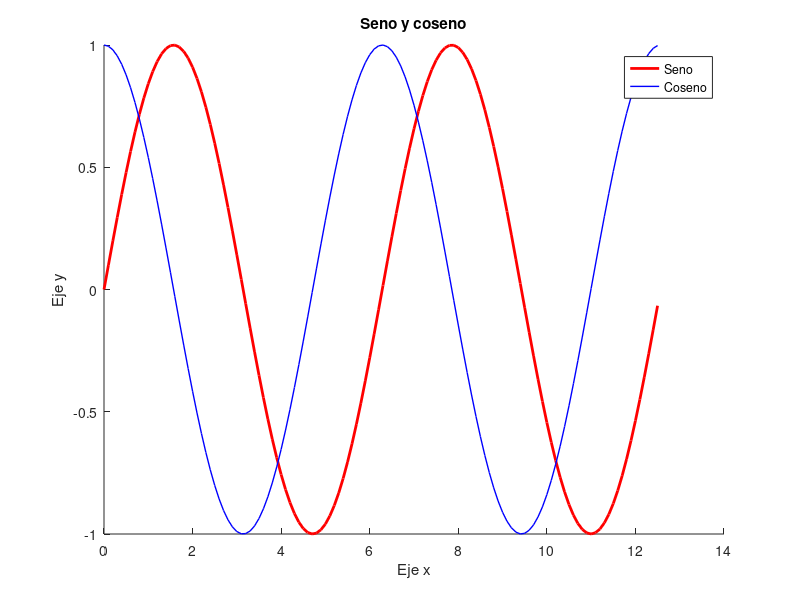

Write MATLAB code to recreate this figure.
#funcion
#hacer una funcion
#edit hipotenusa.m
#edit funcion.m
#x = hipotenusa (1,2)
#[x,b]=hipotenusa (2,2)
#x = [-3:0.1:1];
#x = linespace (-3,1,50);
#plot (x, funcion(x),'color', 'red')
#plot (x, funcion(x),'LineStyle', ':');
#stem (x, funcion(x),'LineStyle', ':');
#title('TITULO');
#ylabel('Eje y');
#xlabel('Eje x');
#legend('Función');

#Hacer gráfica
x = [0:0.1:4*pi];
y1 = sin(x);
y2 = cos(x);
hold on;
p1 = plot(x,y1);
p2 = plot(x,y2);
set(p1, 'color', 'red', 'LineWidth', 2);
set(p2, 'color', 'blue', 'LineWidth', 1);
ylabel('Eje y');
xlabel('Eje x');
title('Seno y coseno');
legend('Seno', 'Coseno');
hold off;

